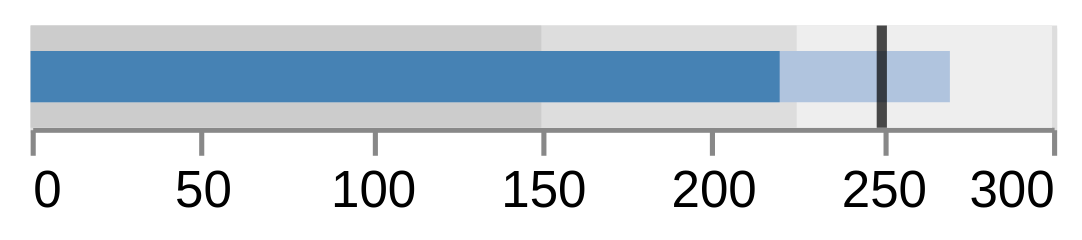

Here is the Vega-Lite specification saved for this chart:
### Vega specification from a JSON file in a GitHub repository (floating-point values rounded to 4 significant figures)
{"$schema": "https://vega.github.io/schema/vega/v5.json", "background": "white", "padding": 5, "width": 200, "height": 20, "style": "cell", "data": [{"name": "source_0", "values": [{"title": "Revenue", "subtitle": "US$, in thousands", "ranges": [150, 225, 300], "measures": [220, 270], "markers": [250]}]}, {"name": "data_0", "source": "source_0", "transform": [{"type": "formula", "expr": "datum[\"ranges\"] && datum[\"ranges\"][\"2\"]", "as": "ranges.2"}, {"type": "formula", "expr": "datum[\"ranges\"] && datum[\"ranges\"][\"1\"]", "as": "ranges.1"}, {"type": "formula", "expr": "datum[\"ranges\"] && datum[\"ranges\"][\"0\"]", "as": "ranges.0"}, {"type": "formula", "expr": "datum[\"measures\"] && datum[\"measures\"][\"1\"]", "as": "measures.1"}, {"type": "formula", "expr": "datum[\"measures\"] && datum[\"measures\"][\"0\"]", "as": "measures.0"}, {"type": "formula", "expr": "datum[\"markers\"] && datum[\"markers\"][\"0\"]", "as": "markers.0"}]}, {"name": "data_1", "source": "data_0", "transform": [{"type": "stack", "groupby": [], "field": "ranges\\.2", "sort": {"field": [], "order": []}, "as": ["ranges.2._start", "ranges.2._end"], "offset": "zero"}, {"type": "filter", "expr": "isValid(datum[\"ranges.2\"]) && isFinite(+datum[\"ranges.2\"])"}]}, {"name": "data_2", "source": "data_0", "transform": [{"type": "stack", "groupby": [], "field": "ranges\\.1", "sort": {"field": [], "order": []}, "as": ["ranges.1._start", "ranges.1._end"], "offset": "zero"}, {"type": "filter", "expr": "isValid(datum[\"ranges.1\"]) && isFinite(+datum[\"ranges.1\"])"}]}, {"name": "data_3", "source": "data_0", "transform": [{"type": "stack", "groupby": [], "field": "ranges\\.0", "sort": {"field": [], "order": []}, "as": ["ranges.0._start", "ranges.0._end"], "offset": "zero"}, {"type": "filter", "expr": "isValid(datum[\"ranges.0\"]) && isFinite(+datum[\"ranges.0\"])"}]}, {"name": "data_4", "source": "data_0", "transform": [{"type": "stack", "groupby": [], "field": "measures\\.1", "sort": {"field": [], "order": []}, "as": ["measures.1._start", "measures.1._end"], "offset": "zero"}, {"type": "filter", "expr": "isValid(datum[\"measures.1\"]) && isFinite(+datum[\"measures.1\"])"}]}, {"name": "data_5", "source": "data_0", "transform": [{"type": "stack", "groupby": [], "field": "measures\\.0", "sort": {"field": [], "order": []}, "as": ["measures.0._start", "measures.0._end"], "offset": "zero"}, {"type": "filter", "expr": "isValid(datum[\"measures.0\"]) && isFinite(+datum[\"measures.0\"])"}]}, {"name": "data_6", "source": "data_0", "transform": [{"type": "filter", "expr": "isValid(datum[\"markers.0\"]) && isFinite(+datum[\"markers.0\"])"}]}], "signals": [{"name": "height", "value": 20, "bind": {"input": "range", "min": 1, "max": 100, "step": 1}}, {"name": "innerBarSize", "update": "height/2"}], "marks": [{"name": "layer_0_marks", "type": "rect", "style": ["bar"], "from": {"data": "data_1"}, "encode": {"update": {"fill": {"value": "#eee"}, "ariaRoleDescription": {"value": "bar"}, "description": {"signal": "\"ranges[2]: \" + (format(datum[\"ranges.2\"], \"\"))"}, "x": {"scale": "x", "field": "ranges\\.2\\._end"}, "x2": {"scale": "x", "field": "ranges\\.2\\._start"}, "yc": {"signal": "height", "mult": 0.5}, "height": {"signal": "height"}}}}, {"name": "layer_1_marks", "type": "rect", "style": ["bar"], "from": {"data": "data_2"}, "encode": {"update": {"fill": {"value": "#ddd"}, "ariaRoleDescription": {"value": "bar"}, "description": {"signal": "\"ranges[1]: \" + (format(datum[\"ranges.1\"], \"\"))"}, "x": {"scale": "x", "field": "ranges\\.1\\._end"}, "x2": {"scale": "x", "field": "ranges\\.1\\._start"}, "yc": {"signal": "height", "mult": 0.5}, "height": {"signal": "height"}}}}, {"name": "layer_2_marks", "type": "rect", "style": ["bar"], "from": {"data": "data_3"}, "encode": {"update": {"fill": {"value": "#ccc"}, "ariaRoleDescription": {"value": "bar"}, "description": {"signal": "\"ranges[0]: \" + (format(datum[\"ranges.0\"], \"\"))"}, "x": {"scale": "x", "field": "ranges\\.0\\._end"}, "x2": {"scale": "x", "field": "ranges\\.0\\._start"}, "yc": {"signal": "height", "mult": 0.5}, "height": {"signal": "height"}}}}, {"name": "layer_3_marks", "type": "rect", "style": ["bar"], "from": {"data": "data_4"}, "encode": {"update": {"fill": {"value": "lightsteelblue"}, "ariaRoleDescription": {"value": "bar"}, "description": {"signal": "\"measures[1]: \" + (format(datum[\"measures.1\"], \"\"))"}, "x": {"scale": "x", "field": "measures\\.1\\._end"}, "x2": {"scale": "x", "field": "measures\\.1\\._start"}, "yc": {"signal": "height", "mult": 0.5}, "height": {"signal": "innerBarSize"}}}}, {"name": "layer_4_marks", "type": "rect", "style": ["bar"], "from": {"data": "data_5"}, "encode": {"update": {"fill": {"value": "steelblue"}, "ariaRoleDescription": {"value": "bar"}, "description": {"signal": "\"measures[0]: \" + (format(datum[\"measures.0\"], \"\"))"}, "x": {"scale": "x", "field": "measures\\.0\\._end"}, "x2": {"scale": "x", "field": "measures\\.0\\._start"}, "yc": {"signal": "height", "mult": 0.5}, "height": {"signal": "innerBarSize"}}}}, {"name": "layer_5_marks", "type": "rect", "style": ["tick"], "from": {"data": "data_6"}, "encode": {"update": {"opacity": {"value": 0.7}, "fill": {"value": "black"}, "ariaRoleDescription": {"value": "tick"}, "description": {"signal": "\"markers[0]: \" + (format(datum[\"markers.0\"], \"\"))"}, "xc": {"scale": "x", "field": "markers\\.0"}, "yc": {"signal": "height", "mult": 0.5}, "height": {"signal": "height"}, "width": {"value": 2}}}}], "scales": [{"name": "x", "type": "linear", "domain": {"fields": [{"data": "data_1", "field": "ranges\\.2\\._start"}, {"data": "data_1", "field": "ranges\\.2\\._end"}, {"data": "data_2", "field": "ranges\\.1\\._start"}, {"data": "data_2", "field": "ranges\\.1\\._end"}, {"data": "data_3", "field": "ranges\\.0\\._start"}, {"data": "data_3", "field": "ranges\\.0\\._end"}, {"data": "data_4", "field": "measures\\.1\\._start"}, {"data": "data_4", "field": "measures\\.1\\._end"}, {"data": "data_5", "field": "measures\\.0\\._start"}, {"data": "data_5", "field": "measures\\.0\\._end"}, {"data": "data_6", "field": "markers\\.0"}]}, "range": [0, {"signal": "width"}], "nice": false, "zero": true}], "axes": [{"scale": "x", "orient": "bottom", "grid": true, "tickCount": {"signal": "ceil(width/40)"}, "domain": false, "labels": false, "aria": false, "maxExtent": 0, "minExtent": 0, "ticks": false, "zindex": 0}, {"scale": "x", "orient": "bottom", "grid": false, "labelFlush": true, "labelOverlap": true, "tickCount": {"signal": "ceil(width/40)"}, "zindex": 0}]}
